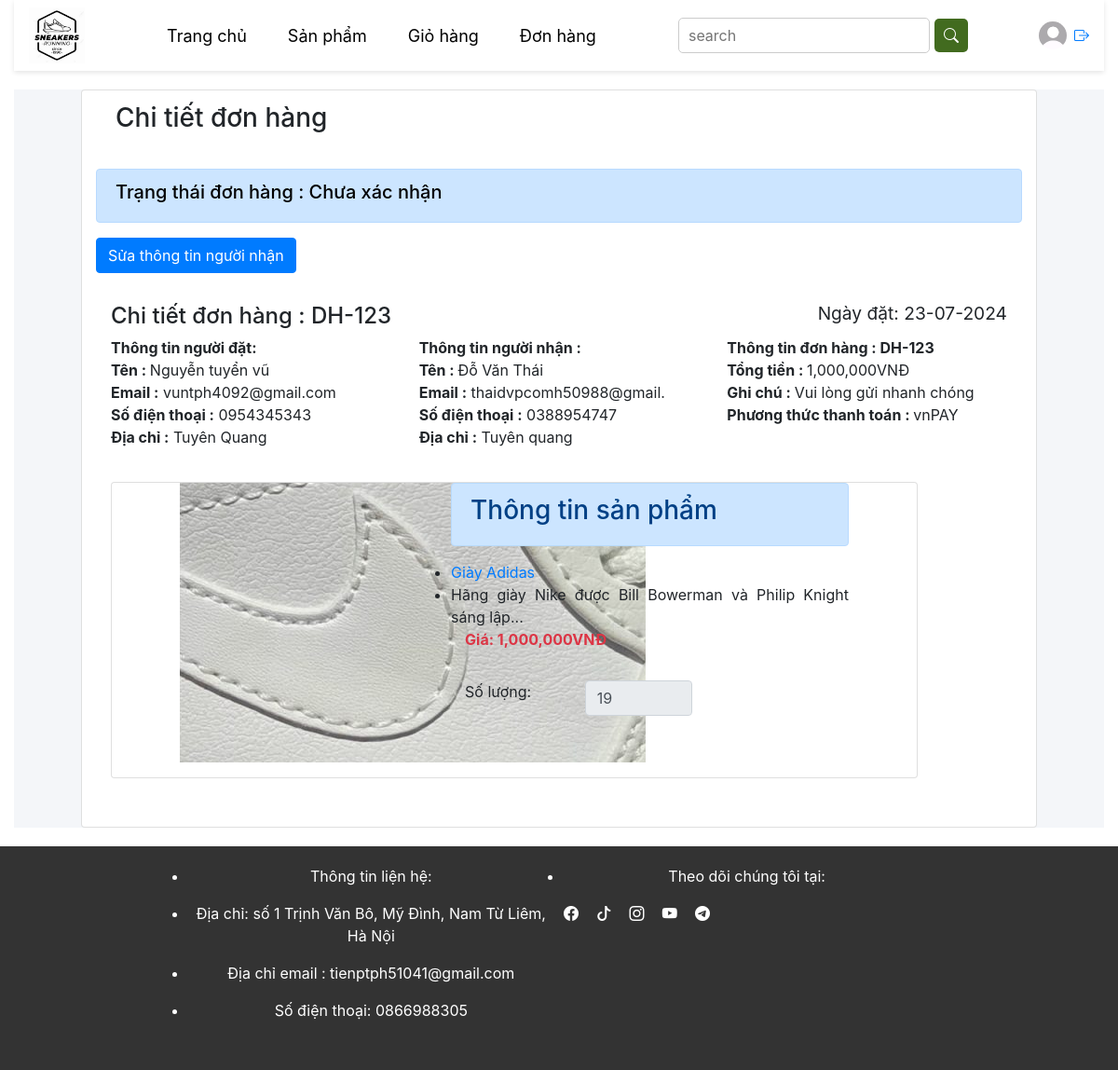
Screenshot of /client/?act=chi-tiet-don-hang&don_hang_id=1 (signed in) with the database file from the repository.
### tables this page shows
CREATE TABLE `don_hangs` (
  `id` int NOT NULL,
  `ma_don_hang` varchar(20) NOT NULL,
  `tai_khoan_id` int NOT NULL,
  `ten_nguoi_nhan` varchar(50) NOT NULL,
  `email_nguoi_nhan` varchar(200) DEFAULT NULL,
  `sdt_nguoi_nhan` varchar(10) NOT NULL,
  `ngay_dat` date NOT NULL,
  `tong_tien` decimal(10,0) NOT NULL,
  `ghi_chu` varchar(255) NOT NULL,
  `phuong_thuc_thanh_toan_id` int NOT NULL,
  `trang_thai_id` int NOT NULL,
  `dia_chi_nguoi_nhan` text NOT NULL
);

CREATE TABLE `trang_thai_don_hangs` (
  `id` int NOT NULL,
  `ten_trang_thai` varchar(255) NOT NULL
);

CREATE TABLE `tai_khoans` (
  `id` int NOT NULL,
  `ho_ten` varchar(50) NOT NULL,
  `hinh_anh` text,
  `ngay_sinh` date NOT NULL,
  `email` varchar(50) NOT NULL,
  `so_dien_thoai` varchar(10) NOT NULL,
  `gioi_tinh` varchar(10) NOT NULL,
  `dia_chi` varchar(255) NOT NULL,
  `mat_khau` varchar(50) NOT NULL,
  `chuc_vu_id` int NOT NULL,
  `trang_thai` varchar(50) NOT NULL DEFAULT 'Hoạt động',
  `ten_dang_nhap` varchar(100) NOT NULL
);

CREATE TABLE `phuong_thuc_thanh_toans` (
  `id` int NOT NULL,
  `ten_phuong_thuc` varchar(255) NOT NULL
);

CREATE TABLE `san_phams` (
  `id` int NOT NULL,
  `ten_san_pham` varchar(255) NOT NULL,
  `gia_san_pham` decimal(10,0) NOT NULL,
  `gia_khuyen_mai` decimal(10,0) NOT NULL,
  `hinh_anh` text,
  `so_luong` int NOT NULL,
  `luot_xem` int DEFAULT '0',
  `ngay_nhap` date NOT NULL,
  `mo_ta` text,
  `danh_muc_id` int NOT NULL,
  `trang_thai` varchar(50) NOT NULL
);

CREATE TABLE `chi_tiet_don_hangs` (
  `id` int NOT NULL,
  `don_hang_id` int NOT NULL,
  `san_pham_id` int NOT NULL,
  `don_gia` decimal(10,0) NOT NULL,
  `so_luong` int NOT NULL,
  `thanh_tien` decimal(10,0) NOT NULL
);

### client/controllers/clientDonHangController.php (called while the page is built, shortened)
<?php
class clientDonHangController
{
    public $modelDonHang;
    public function __construct()
    {
        $this->modelDonHang = new modelDonHang;
    }
    public function chiTietDonHang()
    {
        $id = $_GET['don_hang_id'];
        $detailDonHang = $this->modelDonHang->getDetailDonHang($id);
        $getIdSanPham = $this->modelDonHang->getIdSanPham($id);
        $detailSanPham = $this->modelDonHang->getDetailSanPham($getIdSanPham['san_pham_id']);
        require './views/donHang/chiTietDonHang.php';
    }
}

### commons/function.php (called while the page is built, shortened)
<?php
function connectDB() {
    $host = DB_HOST;
    $port = DB_PORT;
    $dbname = DB_NAME;
    try {
        $conn = new PDO("mysql:host=$host;port=$port;dbname=$dbname", DB_USERNAME, DB_PASSWORD);
        $conn->setAttribute(PDO::ATTR_ERRMODE, PDO::ERRMODE_EXCEPTION);
        $conn->setAttribute(PDO::ATTR_DEFAULT_FETCH_MODE, PDO::FETCH_ASSOC);
        return $conn;
    } catch (PDOException $e) {
        echo ("Connection failed: " . $e->getMessage());
    }
}
function formatDate($date){
    return date("d-m-Y", strtotime($date));
}

### client/models/modelDonHang.php (called while the page is built, shortened)
<?php
class modelDonHang
{
    public $conn;
    public function __construct()
    {
        $this->conn = connectDB();
    }
    public function getIdSanPham($don_hang_id)
    {
        try {
            $sql = "SELECT san_pham_id FROM chi_tiet_don_hangs
            WHERE don_hang_id = :don_hang_id";
            $stmt = $this->conn->prepare($sql);
            $stmt->execute([
                ':don_hang_id' => $don_hang_id
            ]);
            return $stmt->fetch();
        } catch (Exception $e) {
            echo "ERROR" . $e->getMessage();
        }
    }
    public function getDetailDonHang($id)
    {
        try {
            $sql = "SELECT *,trang_thai_don_hangs.id, chi_tiet_don_hangs.so_luong FROM don_hangs
            INNER JOIN tai_khoans on tai_khoans.id = don_hangs.tai_khoan_id
            INNER JOIN phuong_thuc_thanh_toans on phuong_thuc_thanh_toans.id = don_hangs.phuong_thuc_thanh_toan_id
            INNER JOIN trang_thai_don_hangs on trang_thai_don_hangs.id = don_hangs.trang_thai_id
            INNER JOIN chi_tiet_don_hangs on chi_tiet_don_hangs.don_hang_id = don_hangs.id
            WHERE don_hangs.id = :id";
            $stmt = $this->conn->prepare($sql);
            $stmt->execute([
                ':id' => $id
            ]);
            return $stmt->fetch();
        } catch (Exception $e) {
            echo "ERROR" . $e->getMessage();
        }
    }
    public function getDetailSanPham($id)
    {
        try {
            $sql = "SELECT * FROM san_phams
            WHERE san_phams.id = :id";
            $stmt = $this->conn->prepare($sql);
            $stmt->execute([
                ':id' => $id
            ]);
            return $stmt->fetch();
        } catch (Exception $e) {
            echo "ERROR" . $e->getMessage();
        }
    }
}

### client/views/donHang/chiTietDonHang.php (the view, shortened to what this page needs)
<?php
require './views/layout/header.php';
require './views/layout/navbar.php';
?>
<div class="layout" style="background-color:  #f4f6f9;">
  <section style="margin:20px auto; width:90%;" class="content card">
    <div class="container-fluid">
      <div class="row">
        <div class="col-12">
          <div class="alert">
            <h3 class=""><i class="fas fa-info"></i>Chi tiết đơn hàng</h3>
          </div>
          <?php
          $bgcolor = '';
          if ($detailDonHang['trang_thai_id'] <= 3) {
            $bgcolor = 'primary';
          } elseif ($detailDonHang['trang_thai_id'] <= 7) {
            $bgcolor = 'warning';
          } elseif ($detailDonHang['trang_thai_id'] <= 8) {
            $bgcolor = 'success';
          } elseif ($detailDonHang['trang_thai_id'] <= 9) {
            $bgcolor = 'warning';
          } elseif ($detailDonHang['trang_thai_id'] <= 10) {
            $bgcolor = 'danger';
          }
          ?>
          <div class="alert alert-<?= $bgcolor ?>">
            <h5 style="color:black;">Trạng thái đơn hàng : <?= $detailDonHang['ten_trang_thai'] ?></h5>
          </div>
          <div class="form-group row col-md-12">
            <a disabled href="<?= BASE_URL_CLIENT . '?act=sua-thong-tin-nguoi-nhan&don_hang_id=' . $detailDonHang['id'] ?>"><button type="submit" <?= $detailDonHang['trang_thai_id'] >= 3 ? 'disabled' : '' ?> class="btn btn-primary">Sửa thông tin người nhận</button></a>
          </div>
          <div class="invoice p-3 mb-3">
            <div class="row">
              <div class="col-12">
                <h4>
                  <i class="fas fa-globe"></i> Chi tiết đơn hàng : <?= $detailDonHang['ma_don_hang'] ?>
                  <small class="float-right">Ngày đặt: <?= formatDate($detailDonHang['ngay_dat']) ?></small>
                </h4>
              </div>
            </div>
            <div class="row invoice-info">
              <div class="col-sm-4 invoice-col">
                <address>
                  <strong>Thông tin người đặt: </strong><br>
                  <b>Tên : </b> <?= $detailDonHang['ho_ten'] ?><br>
                  <b>Email :</b> <?= $detailDonHang['email'] ?><br>
                  <b>Số điện thoại :</b> <?= $detailDonHang['so_dien_thoai'] ?><br>
                  <b>Địa chỉ :</b> <?= $detailDonHang['dia_chi'] ?><br>
                </address>
              </div>
              <div class="col-sm-4 invoice-col">
                <address>
                  <strong> Thông tin người nhận :</strong><br>
                  <b>Tên : </b> <?= $detailDonHang['ten_nguoi_nhan'] ?><br>
                  <b>Email :</b> <?= $detailDonHang['email_nguoi_nhan'] ?><br>
                  <b>Số điện thoại :</b> <?= $detailDonHang['sdt_nguoi_nhan'] ?><br>
                  <b>Địa chỉ :</b> <?= $detailDonHang['dia_chi_nguoi_nhan'] ?><br>
                </address>
              </div>
              <div class="col-sm-4 invoice-col">
                <strong> Thông tin đơn hàng : <?= $detailDonHang['ma_don_hang'] ?></strong><br>
                <b>Tổng tiền : </b> <?= number_format($detailDonHang['tong_tien']) . 'VNĐ'?><br>
                <b>Ghi chú : </b><?= $detailDonHang['ghi_chu'] ?><br>
                <b>Phương thức thanh toán : </b><?= $detailDonHang['ten_phuong_thuc'] ?><br>
              </div>
            </div>
            <div style="margin-top: 20px; width: 90%; margin-bottom:20px" class="product-item card">
        <div class="form-row">
            <div class="form-group col-md-1"></div>
            <div class="form-group col-md-4">
                <a href="" style="text-align: center;">
                    <div style="width: 500px; height:300px; background-image:url('<?= '.' . $detailSanPham['hinh_anh'] ?>'); background-repeat: no-repeat;  background-position: center; marign:auto 0px;"></div>
                </a>
            </div>
            <div class="form-group col-md-6">
                <ul>
                    <div class="card-title alert alert-primary">
                        <h3>Thông tin sản phẩm</h3>
                    </div>
                    <li class="title"><a href=""><?= $detailSanPham['ten_san_pham']  ?></a></li>
                    <li class="text-justify"><?= $detailSanPham['mo_ta'] ?>
                    </li>
                    <li class="form-group row col-md-12">
                        <div class="form-group col-md-6">
                            <p class=" text-danger font-weight-bold">Giá: <?= number_formaT($detailSanPham['gia_khuyen_mai']) . 'VNĐ' ?></p>
                        </div>
                        <form action="<?= BASE_URL_CLIENT . '?act=post-dat-hang' ?>" method="POST" enctype="multipart/form-data">
                            <div class="col-md-12 row">
                                <label class="col-md-5" for="">Số lượng: </label>
                                <input class="col-md-4 form-control" min="1" type="number" name="so_luong" id="" value="<?= $detailDonHang['so_luong'] ?>" disabled>
                            </div>
                    </li>
                </ul>
            </div>
        </div>
    </div>
          </div>
        </div>
      </div>
    </div>
</div>
</div>
<?php require './views/layout/footer.php'; ?>

### client/assets/css/styleMain.css (style rules this page uses)
* { padding: 0; margin: 0; box-sizing: border-box; text-decoration: none; }
body { width: 100%; max-width: 100vw; overflow-x: hidden; font-family: sans-serif; }
.layout { max-width: 1200px; width: 100%; margin: auto; padding: 0 15px; }

### rows the page displays
don_hangs: trang_thai_don_hangs.ten_trang_thai "Chưa xác nhận", ma_don_hang "DH-123", ngay_dat "23-07-2024", tai_khoan.ho_ten "Nguyễn tuyển vũ", tai_khoan.email "vuntph4092@gmail.com", tai_khoan.so_dien_thoai "0954345343", tai_khoan.dia_chi "Tuyên Quang", ten_nguoi_nhan "Đỗ Văn Thái", email_nguoi_nhan "thaidvpcomh50988@gmail.", sdt_nguoi_nhan "0388954747", dia_chi_nguoi_nhan "Tuyên quang", tong_tien "1,000,000", ghi_chu "Vui lòng gửi nhanh chóng", phuong_thuc_thanh_toan.ten_phuong_thuc "vnPAY", so_luong "19"
san_phams: hinh_anh (picture), ten_san_pham "Giày Adidas", mo_ta "Hãng giày Nike được Bill Bowerman và Philip Knight sáng lập...", gia_khuyen_mai "1,000,000"
